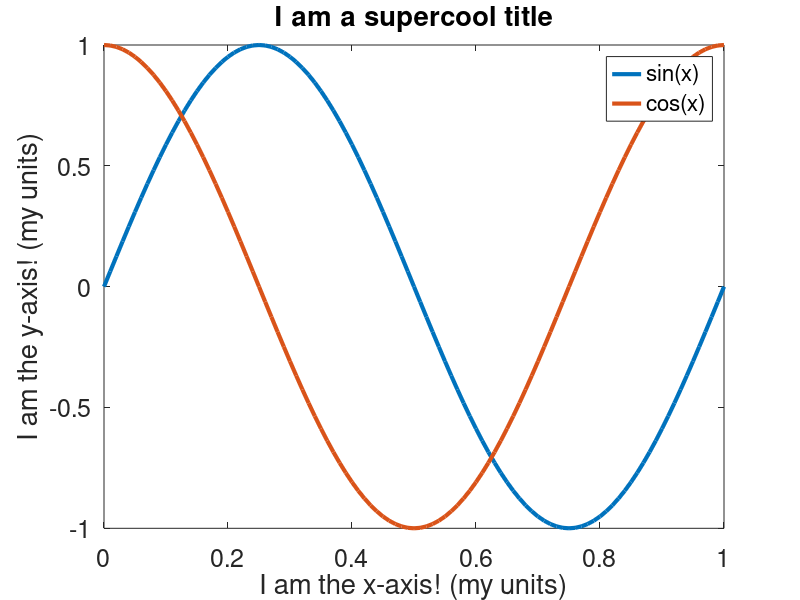

Source code (MATLAB): (Note: this script raises an error after producing the figure.)
pathdef
set(0,'DefaultAxesLineStyleOrder','-|-.|--|:','DefaultLineLineWidth',3)
set(0,'DefaultTextFontSize',18)
set(0,'DefaultAxesFontSize',18)

x=0:0.01:1;
y=sin(2*pi*x);
z=cos(2*pi*x);

fignum = 2
figure(fignum)
plot(x,y)
hold all
plot(x,z)
xlabel('I am the x-axis! (my units)')
ylabel('I am the y-axis! (my units)')
title('I am a supercool title')
legend('sin(x)','cos(x)')
screen_size = get(0, 'ScreenSize');
set(fignum, 'Position', [0 0 0.75*screen_size(3) 0.5*screen_size(4) ] );
export_fig('Ephys','-pdf','-nocrop')